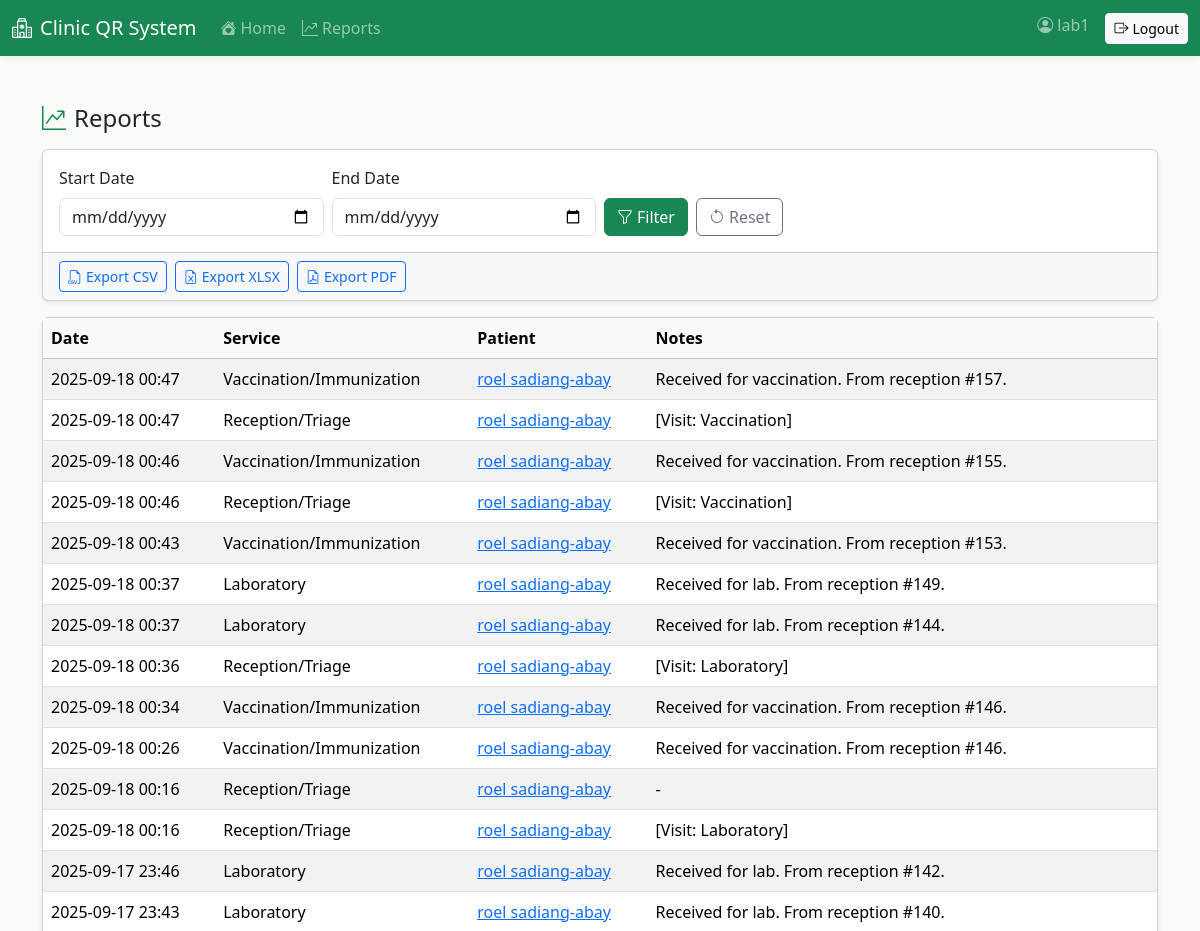
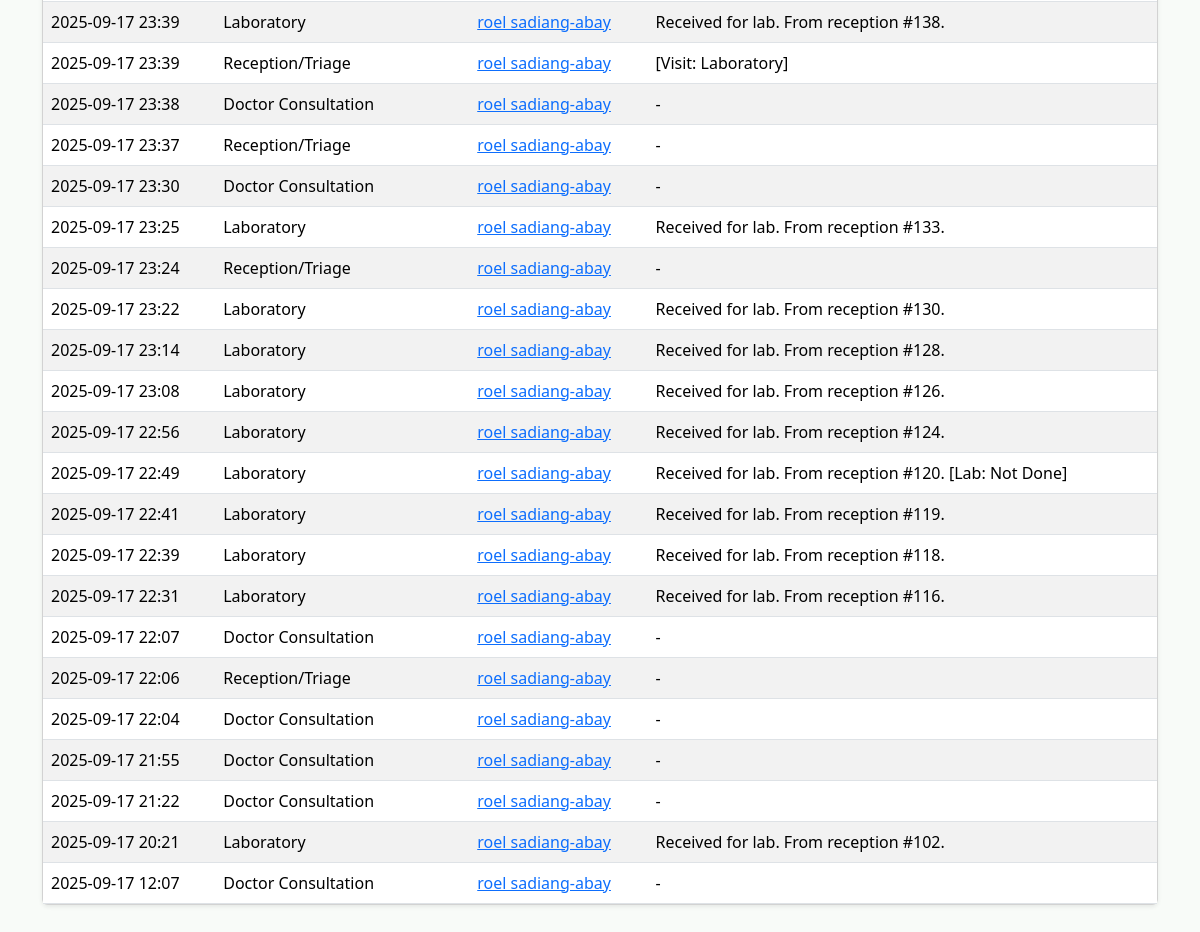
Page /dashboard/reports/ (signed in) on the committed database (2 pictures, top to bottom).
### visits/models.py (models this page shows, shortened)
class Visit(models.Model):
    class Service(models.TextChoices):
        RECEPTION = 'reception', 'Reception/Triage'
        DOCTOR = 'doctor', 'Doctor Consultation'
        LAB = 'lab', 'Laboratory'
        PHARMACY = 'pharmacy', 'Pharmacy'
        VACCINATION = 'vaccination', 'Vaccination/Immunization'
    class Department(models.TextChoices):
        PEDIATRICS = 'Pediatrics', 'Pediatrics (Children’s Health)'
        OBGYN = 'OB-GYN', 'Obstetrics and Gynecology (OB-GYN)'
        CARDIOLOGY = 'Cardiology', 'Cardiology (Heart Care)'
        RADIOLOGY = 'Radiology', 'Radiology'
        SURGERY = 'Surgery', 'Surgery'
        DERMATOLOGY = 'Dermatology', 'Dermatology (Skin Care)'
        ENT = 'ENT', 'ENT (Ear, Nose, Throat)'
    patient = models.ForeignKey('patients.Patient', on_delete=models.CASCADE, related_name='visits')
    service = models.CharField(max_length=20, choices=Service.choices)
    notes = models.TextField(blank=True)
    class Status(models.TextChoices):
        QUEUED = 'queued', 'Queued'
        CLAIMED = 'claimed', 'Claimed'
        IN_PROCESS = 'in_process', 'In Process'
        DONE = 'done', 'Done'
    status = models.CharField(max_length=16, choices=Status.choices, default=Status.QUEUED)
    queue_number = models.PositiveIntegerField(null=True, blank=True)
    department = models.CharField(max_length=32, choices=Department.choices, blank=True)
    claimed_by = models.ForeignKey(settings.AUTH_USER_MODEL, on_delete=models.SET_NULL, null=True, blank=True, related_name='claimed_reception_visits')
    claimed_at = models.DateTimeField(null=True, blank=True)
    assigned_to = models.ForeignKey(settings.AUTH_USER_MODEL, on_delete=models.SET_NULL, null=True, blank=True, related_name='assigned_visits')
    doctor_arrived = models.BooleanField(default=False)
    doctor_status = models.CharField(max_length=16, blank=True, default='')  # '', ready_to_consult, not_done, finished
    symptoms = models.TextField(blank=True)
    diagnosis = models.TextField(blank=True)
    prescription_notes = models.TextField(blank=True)
    doctor_done = models.BooleanField(default=False)
    doctor_done_at = models.DateTimeField(null=True, blank=True)
    lab_tests = models.TextField(blank=True)
    lab_test_type = models.CharField(max_length=50, blank=True)
    lab_claimed_by = models.ForeignKey(settings.AUTH_USER_MODEL, on_delete=models.SET_NULL, null=True, blank=True, related_name='claimed_lab_visits')
    lab_claimed_at = models.DateTimeField(null=True, blank=True)
    lab_arrived = models.BooleanField(default=False)
    lab_results = models.TextField(blank=True)
    lab_completed = models.BooleanField(default=False)
    lab_completed_at = models.DateTimeField(null=True, blank=True)
    medicines = models.TextField(blank=True)
    dispensed = models.BooleanField(default=False)
    dispensed_at = models.DateTimeField(null=True, blank=True)
    vaccine_type = models.CharField(max_length=100, blank=True)
    vaccine_dose = models.CharField(max_length=50, blank=True)
    vaccination_date = models.DateField(null=True, blank=True)
    timestamp = models.DateTimeField(auto_now_add=True)
    created_by = models.ForeignKey(settings.AUTH_USER_MODEL, on_delete=models.SET_NULL, null=True, blank=True)
    doctor_user = models.ForeignKey(settings.AUTH_USER_MODEL, on_delete=models.SET_NULL, null=True, blank=True, related_name='doctor_visits')
    service_type = models.ForeignKey('visits.ServiceType', on_delete=models.SET_NULL, null=True, blank=True, help_text='Specific service type selected')

### patients/models.py (models this page shows, shortened)
class Patient(models.Model):
    user = models.OneToOneField(User, on_delete=models.SET_NULL, null=True, blank=True, related_name='patient_profile')
    full_name = models.CharField(max_length=255)
    age = models.PositiveIntegerField(validators=[MinValueValidator(0)])
    address = models.TextField()
    contact = models.CharField(max_length=50)
    email = models.EmailField(unique=True)
    patient_code = models.CharField(max_length=20, unique=True)
    qr_code = models.ImageField(upload_to='qr_codes/', blank=True, null=True)
    must_change_password = models.BooleanField(default=False)
    created_at = models.DateTimeField(auto_now_add=True)

### dashboard/views.py (the view, shortened to what this page needs)
# urls.py: path('reports/', views.reports, name='dashboard_reports'),
@login_required
def reports(request):
    start = request.GET.get('start')
    end = request.GET.get('end')
    service = request.GET.get('service')
    qs = Visit.objects.select_related('patient').order_by('-timestamp')
    if start:
        qs = qs.filter(timestamp__date__gte=start)
    if end:
        qs = qs.filter(timestamp__date__lte=end)
    if service:
        qs = qs.filter(service=service)
    try:
        is_doctor = request.user.is_authenticated and request.user.groups.filter(name='Doctor').exists()
    except Exception:
        is_doctor = False
    if is_doctor and not request.user.is_superuser:
        qs = qs.filter(service='doctor', doctor_user=request.user)
    export = request.GET.get('export')
    return render(request, 'dashboard/reports.html', {'visits': qs, 'start': start or '', 'end': end or '', 'service': service or ''})

### dashboard/templates/dashboard/reports.html
{% extends 'base.html' %}
{% block content %}
<h4 class="d-flex align-items-center mb-3"><i class="bi bi-graph-up-arrow text-success me-2"></i>Reports</h4>
<div class="card shadow-sm mb-3">
  <div class="card-body">
    <form class="row g-2" method="get">
      <div class="col-md-3">
        <label class="form-label">Start Date</label>
        <input type="date" class="form-control" name="start" value="{{ start }}">
      </div>
      <div class="col-md-3">
        <label class="form-label">End Date</label>
        <input type="date" class="form-control" name="end" value="{{ end }}">
      </div>
      <div class="col-md-3 d-flex align-items-end gap-2">
        <button class="btn btn-success" type="submit"><i class="bi bi-funnel me-1"></i>Filter</button>
        <a class="btn btn-outline-secondary" href="?"><i class="bi bi-arrow-counterclockwise me-1"></i>Reset</a>
      </div>
    </form>
  </div>
  <div class="card-footer d-flex gap-2">
    <a class="btn btn-outline-primary btn-sm" href="?start={{ start }}&end={{ end }}&export=csv"><i class="bi bi-filetype-csv me-1"></i>Export CSV</a>
    <a class="btn btn-outline-primary btn-sm" href="?start={{ start }}&end={{ end }}&export=xlsx"><i class="bi bi-file-earmark-excel me-1"></i>Export XLSX</a>
    <a class="btn btn-outline-primary btn-sm" href="?start={{ start }}&end={{ end }}&export=pdf"><i class="bi bi-file-earmark-pdf me-1"></i>Export PDF</a>
  </div>
</div>
<div class="card shadow-sm">
  <div class="card-body p-0">
    <table class="table table-striped align-middle mb-0">
      <thead class="table-light">
        <tr>
          <th>Date</th>
          <th>Service</th>
          <th>Patient</th>
          <th>Notes</th>
        </tr>
      </thead>
      <tbody>
        {% for v in visits %}
          <tr>
            <td>{{ v.timestamp|date:'Y-m-d H:i' }}</td>
            <td>{{ v.get_service_display }}</td>
            <td><a href="/patients/{{ v.patient.id }}/">{{ v.patient.full_name }}</a></td>
            <td>{{ v.notes|default:'-' }}</td>
          </tr>
        {% empty %}
          <tr><td colspan="4" class="text-center text-muted py-4">No results.</td></tr>
        {% endfor %}
      </tbody>
    </table>
  </div>
</div>
{% endblock %}

### templates/base.html (shortened to what this page needs)
<!doctype html>
<html lang="en">
  <head>
    <link href="https://cdn.jsdelivr.net/npm/bootstrap@5.3.3/dist/css/bootstrap.min.css" rel="stylesheet">
    <link href="https://cdn.jsdelivr.net/npm/bootstrap-icons@1.11.3/font/bootstrap-icons.min.css" rel="stylesheet">
  </head>
  <body>
    <nav class="navbar navbar-expand-lg navbar-dark bg-success">
      <div class="container-fluid">
        <a class="navbar-brand d-flex align-items-center" href="/">
          <i class="bi bi-hospital me-2"></i>Clinic QR System
        </a>
        <div class="collapse navbar-collapse" id="navbarsMain">
          <ul class="navbar-nav me-auto mb-2 mb-lg-0">
            {% if request.user.is_authenticated %}
              <li class="nav-item">
                <a class="nav-link" href="{% if request.user.is_superuser %}/dashboard/{% elif request.user.groups.all.0.name == 'Reception' %}/dashboard/reception/{% elif request.user.groups.all.0.name == 'Doctor' %}/dashboard/doctor/{% elif request.user.groups.all.0.name == 'Laboratory' %}/dashboard/lab/{% elif request.user.groups.all.0.name == 'Pharmacy' %}/dashboard/pharmacy/{% elif request.user.groups.all.0.name == 'Vaccination' %}/dashboard/vaccination/{% elif request.user.groups.all.0.name == 'Patient' %}/patients/portal/{% else %}/dashboard/{% endif %}"><i class="bi bi-house-heart-fill me-1"></i>Home</a>
              </li>
              {% if request.user.is_authenticated and request.user.groups.all.0.name != 'Patient' %}
              <li class="nav-item">
                <a class="nav-link" href="/dashboard/reports/"><i class="bi bi-graph-up-arrow me-1"></i>Reports</a>
              </li>
              {% endif %}
            {% endif %}
          </ul>
          <ul class="navbar-nav ms-auto">
            {% if request.user.is_authenticated %}
              <li class="nav-item"><span class="navbar-text"><i class="bi bi-person-circle me-1"></i>{{ request.user.username }}</span></li>
              <li class="nav-item ms-3">
                <form method="post" action="/accounts/logout/" class="d-inline">
                  <button class="btn btn-light btn-sm" type="submit"><i class="bi bi-box-arrow-right me-1"></i>Logout</button>
                </form>
              </li>
            {% else %}
              <li class="nav-item"><a class="btn btn-light btn-sm" href="/accounts/login/"><i class="bi bi-box-arrow-in-right me-1"></i>Login</a></li>
            {% endif %}
          </ul>
        </div>
      </div>
    </nav>
    <main class="container my-5">
      {% block content %}{% endblock %}
    </main>
  </body>
</html>

### templates/base.html (style rules this page uses)
:root { --bs-primary: #198754; --bs-primary-rgb: 25, 135, 84; }
body { background-color: #f8fbf8; }
.navbar { box-shadow: 0 2px 8px rgba(0,0,0,0.06); }

### rows in the picture
Visit: timestamp "2025-09-18 00:47", service "Vaccination/Immunization", patient.full_name "roel sadiang-abay", notes "Received for vaccination. From reception #157."
Visit: timestamp "2025-09-18 00:47", service "Reception/Triage", patient.full_name "roel sadiang-abay", notes "[Visit: Vaccination]"
Visit: timestamp "2025-09-18 00:46", service "Vaccination/Immunization", patient.full_name "roel sadiang-abay", notes "Received for vaccination. From reception #155."
Visit: timestamp "2025-09-18 00:46", service "Reception/Triage", patient.full_name "roel sadiang-abay", notes "[Visit: Vaccination]"
Visit: timestamp "2025-09-18 00:43", service "Vaccination/Immunization", patient.full_name "roel sadiang-abay", notes "Received for vaccination. From reception #153."
Visit: timestamp "2025-09-18 00:37", service "Laboratory", patient.full_name "roel sadiang-abay", notes "Received for lab. From reception #149."
Visit: timestamp "2025-09-18 00:37", service "Laboratory", patient.full_name "roel sadiang-abay", notes "Received for lab. From reception #144."
Visit: timestamp "2025-09-18 00:36", service "Reception/Triage", patient.full_name "roel sadiang-abay", notes "[Visit: Laboratory]"
Visit: timestamp "2025-09-18 00:34", service "Vaccination/Immunization", patient.full_name "roel sadiang-abay", notes "Received for vaccination. From reception #146."
Visit: timestamp "2025-09-18 00:26", service "Vaccination/Immunization", patient.full_name "roel sadiang-abay", notes "Received for vaccination. From reception #146."
Visit: timestamp "2025-09-18 00:16", service "Reception/Triage", patient.full_name "roel sadiang-abay", notes "-"
Visit: timestamp "2025-09-18 00:16", service "Reception/Triage", patient.full_name "roel sadiang-abay", notes "[Visit: Laboratory]"
Visit: timestamp "2025-09-17 23:46", service "Laboratory", patient.full_name "roel sadiang-abay", notes "Received for lab. From reception #142."
Visit: timestamp "2025-09-17 23:43", service "Laboratory", patient.full_name "roel sadiang-abay", notes "Received for lab. From reception #140."
Visit: timestamp "2025-09-17 23:39", service "Laboratory", patient.full_name "roel sadiang-abay", notes "Received for lab. From reception #138."
Visit: timestamp "2025-09-17 23:39", service "Reception/Triage", patient.full_name "roel sadiang-abay", notes "[Visit: Laboratory]"
Visit: timestamp "2025-09-17 23:38", service "Doctor Consultation", patient.full_name "roel sadiang-abay", notes "-"
Visit: timestamp "2025-09-17 23:37", service "Reception/Triage", patient.full_name "roel sadiang-abay", notes "-"
Visit: timestamp "2025-09-17 23:30", service "Doctor Consultation", patient.full_name "roel sadiang-abay", notes "-"
Visit: timestamp "2025-09-17 23:25", service "Laboratory", patient.full_name "roel sadiang-abay", notes "Received for lab. From reception #133."
Visit: timestamp "2025-09-17 23:24", service "Reception/Triage", patient.full_name "roel sadiang-abay", notes "-"
Visit: timestamp "2025-09-17 23:22", service "Laboratory", patient.full_name "roel sadiang-abay", notes "Received for lab. From reception #130."
Visit: timestamp "2025-09-17 23:14", service "Laboratory", patient.full_name "roel sadiang-abay", notes "Received for lab. From reception #128."
Visit: timestamp "2025-09-17 23:08", service "Laboratory", patient.full_name "roel sadiang-abay", notes "Received for lab. From reception #126."
Visit: timestamp "2025-09-17 22:56", service "Laboratory", patient.full_name "roel sadiang-abay", notes "Received for lab. From reception #124."
Visit: timestamp "2025-09-17 22:49", service "Laboratory", patient.full_name "roel sadiang-abay", notes "Received for lab. From reception #120. [Lab: Not Done]"
Visit: timestamp "2025-09-17 22:41", service "Laboratory", patient.full_name "roel sadiang-abay", notes "Received for lab. From reception #119."
Visit: timestamp "2025-09-17 22:39", service "Laboratory", patient.full_name "roel sadiang-abay", notes "Received for lab. From reception #118."
Visit: timestamp "2025-09-17 22:31", service "Laboratory", patient.full_name "roel sadiang-abay", notes "Received for lab. From reception #116."
Visit: timestamp "2025-09-17 22:07", service "Doctor Consultation", patient.full_name "roel sadiang-abay", notes "-"
Visit: timestamp "2025-09-17 22:06", service "Reception/Triage", patient.full_name "roel sadiang-abay", notes "-"
Visit: timestamp "2025-09-17 22:04", service "Doctor Consultation", patient.full_name "roel sadiang-abay", notes "-"
Visit: timestamp "2025-09-17 21:55", service "Doctor Consultation", patient.full_name "roel sadiang-abay", notes "-"
Visit: timestamp "2025-09-17 21:22", service "Doctor Consultation", patient.full_name "roel sadiang-abay", notes "-"
Visit: timestamp "2025-09-17 20:21", service "Laboratory", patient.full_name "roel sadiang-abay", notes "Received for lab. From reception #102."
Visit: timestamp "2025-09-17 12:07", service "Doctor Consultation", patient.full_name "roel sadiang-abay", notes "-"

### other values in the picture
{{ request.user.username }} "lab1"
